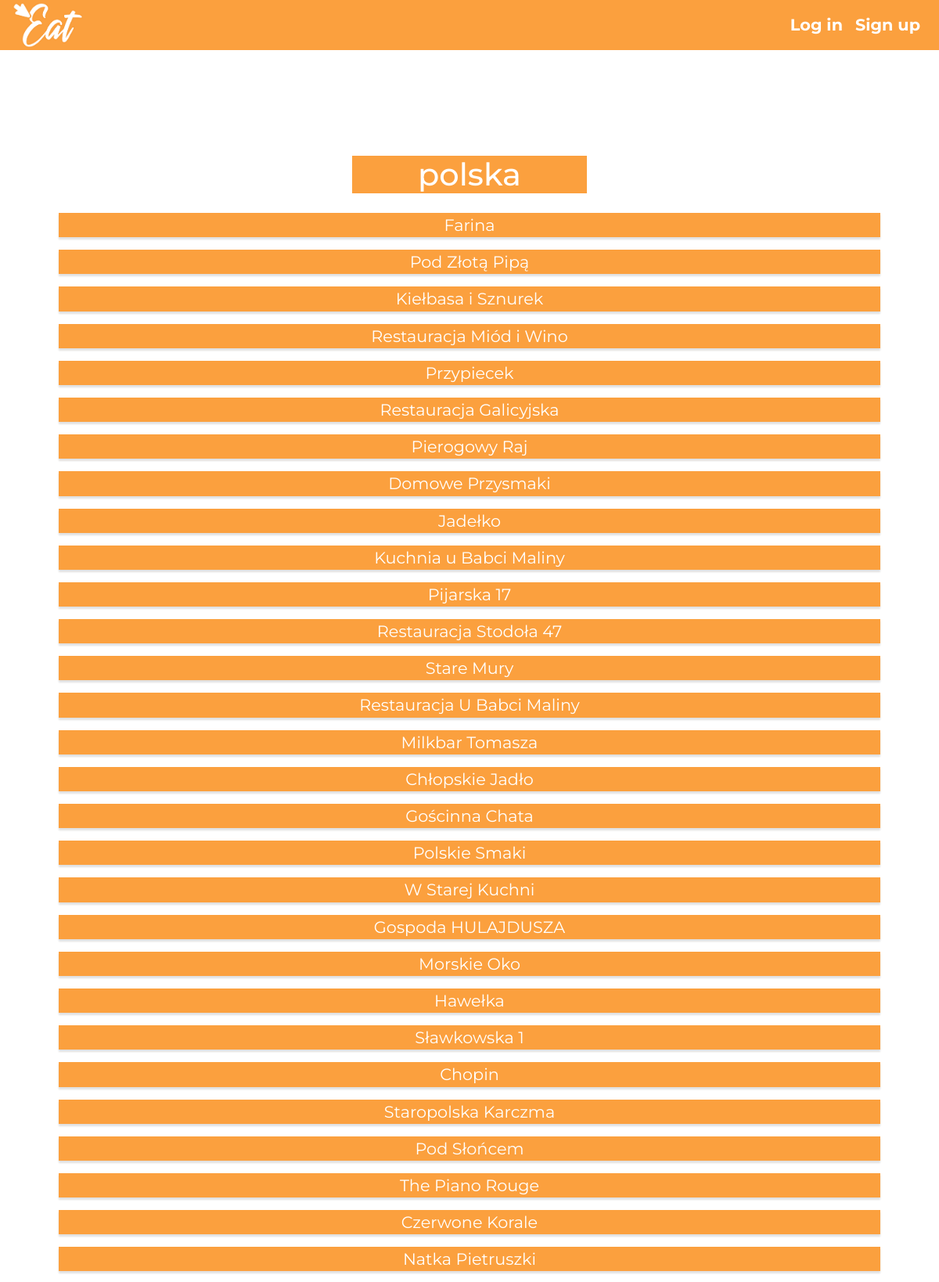
Screenshot of /restaurants/category_detail/polska/ (upper part) with the database file from the repository.
### restaurants/models.py (models this page shows, shortened)
class Category(models.Model):
    name = models.CharField(max_length = 255, unique = True,help_text="category's unique name")
    slug = models.SlugField(max_length=200, unique=True,help_text="slugified name (so it can be used as web address)")

class RestauratsCategory(models.Model):
    restaurant = models.ForeignKey(Restaurant, on_delete = models.CASCADE, null=True,help_text="Instance of :model:`restaurants.Restaurant`")
    category = models.ForeignKey(Category, on_delete = models.CASCADE, null=True,help_text="Instance of :model:`restaurants.Category`")

class Restaurant(models.Model):
    name = models.CharField(max_length = 255,unique=True,help_text="Unique restaurant name")
    address = models.CharField(max_length = 255,blank=True, null=True,default=None,help_text="Restaurnat address" )
    created = models.DateTimeField(editable=False,blank=True, null=True,help_text="Date when the instance was created")
    updated = models.DateTimeField(help_text="Date when the instance was last updated")
    author = models.CharField(max_length = 255,blank=True, null=True,help_text="Username of author")
    price = models.IntegerField(choices=PriceChoice,null=True,blank=True,help_text="Range of the prices")
    opening_hours = models.TimeField(blank=True, null=True,help_text="Opening hours")
    closing_hours = models.TimeField(blank=True, null=True,help_text="Closing hours")
    rate = models.FloatField(blank=True,null=True,help_text="Rating of the restaurnt")
    infoRate = models.IntegerField(default=0,blank=True,null=True,help_text="Rating of the displayed information about the restaurnt since the last update")
    slug = models.SlugField(max_length=200, unique=True,help_text="Slugified name (so it can be used as web address)")

### restaurants/views.py (the view)
# urls.py: url(r'^category_detail/(?P<slug>[-\w]+)/$',views.category_detail,name='category_detail'),
def category_detail(request, slug):
    template = 'category_detail.html'
    category = get_object_or_404(Category, slug=slug)
    restaurant = RestauratsCategory.objects.filter(category=category)
    context = {
        'resturant_by_category':restaurant,
        'category':category,
    }
    return render(request,template,context)

### templates/category_detail.html
{% extends "base.html" %}
{% block content %}
{% load bootstrap3 %}
<div class="container">
    <h1 class="detailTitle">{{category.name}}</h1>
    {% for item in resturant_by_category%}
    <ol class="restaurantList">
      <li><a href="{% url 'restaurants:detail' slug=item.restaurant.slug %}">{{item.restaurant.name}}</a></li>
    </ol>
  {% endfor %}
</div>
{% endblock %}

### static/css/style.css (style rules this page uses)
body { font-family: 'Montserrat', sans-serif !important; font-size: 1.3em !important; }
.container { margin-top: 65px; padding: 45px 75px; background-color: rgba(255, 255, 255, 0.9); }
.restaurantList li { background-color: #fba03e; text-align: center; margin: 0 30px 9px; box-shadow: 0 3px 2px rgba(0, 0, 0, 0.12); }
.restaurantList li a { color: white !important; }
.detailTitle { width: 300px; color: white; background: #fba03e; text-align: center; margin: 25px auto; }

### rows the page displays
Category: name "polska"
RestauratsCategory: restaurant.name "Farina"
RestauratsCategory: restaurant.name "Pod Złotą Pipą"
RestauratsCategory: restaurant.name "Kiełbasa i Sznurek"
RestauratsCategory: restaurant.name "Restauracja Miód i Wino"
RestauratsCategory: restaurant.name "Przypiecek"
RestauratsCategory: restaurant.name "Restauracja Galicyjska"
RestauratsCategory: restaurant.name "Pierogowy Raj"
RestauratsCategory: restaurant.name "Domowe Przysmaki"
RestauratsCategory: restaurant.name "Jadełko"
RestauratsCategory: restaurant.name "Kuchnia u Babci Maliny"
RestauratsCategory: restaurant.name "Pijarska 17"
RestauratsCategory: restaurant.name "Restauracja Stodoła 47"
RestauratsCategory: restaurant.name "Stare Mury"
RestauratsCategory: restaurant.name "Restauracja U Babci Maliny"
RestauratsCategory: restaurant.name "Milkbar Tomasza"
RestauratsCategory: restaurant.name "Chłopskie Jadło"
RestauratsCategory: restaurant.name "Gościnna Chata"
RestauratsCategory: restaurant.name "Polskie Smaki"
RestauratsCategory: restaurant.name "W Starej Kuchni"
RestauratsCategory: restaurant.name "Gospoda HULAJDUSZA"
RestauratsCategory: restaurant.name "Morskie Oko"
RestauratsCategory: restaurant.name "Hawełka"
RestauratsCategory: restaurant.name "Sławkowska 1"
RestauratsCategory: restaurant.name "Chopin"
RestauratsCategory: restaurant.name "Staropolska Karczma"
RestauratsCategory: restaurant.name "Pod Słońcem"
RestauratsCategory: restaurant.name "The Piano Rouge"
RestauratsCategory: restaurant.name "Czerwone Korale"
RestauratsCategory: restaurant.name "Natka Pietruszki"
